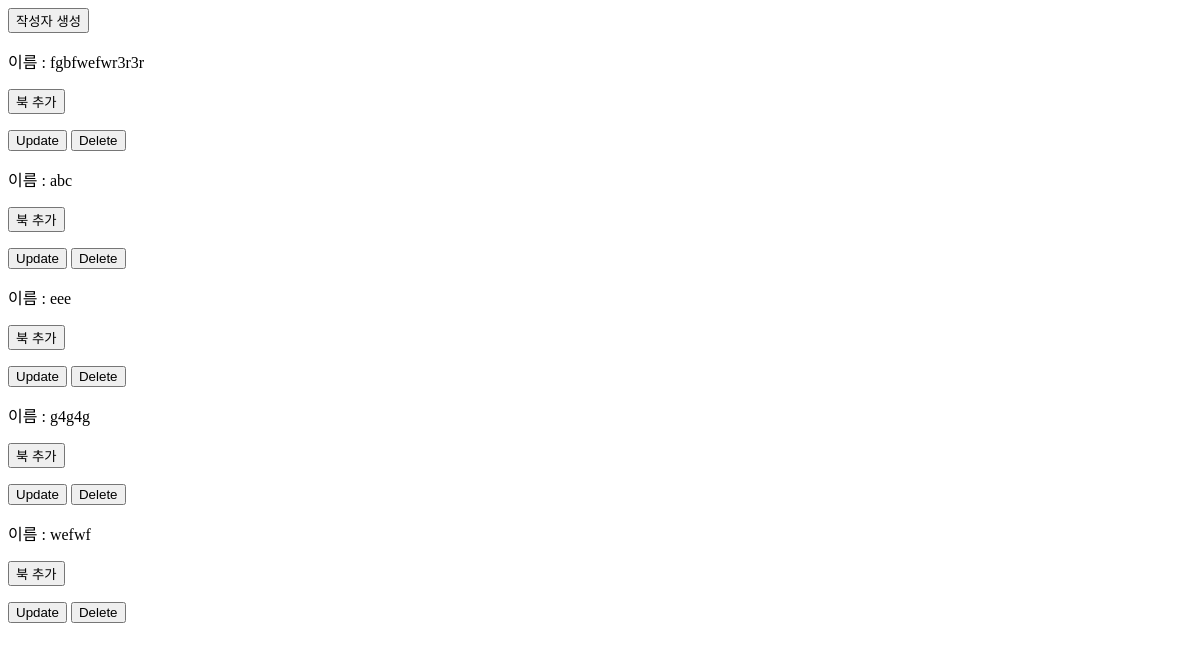
Before: / with the older database file.
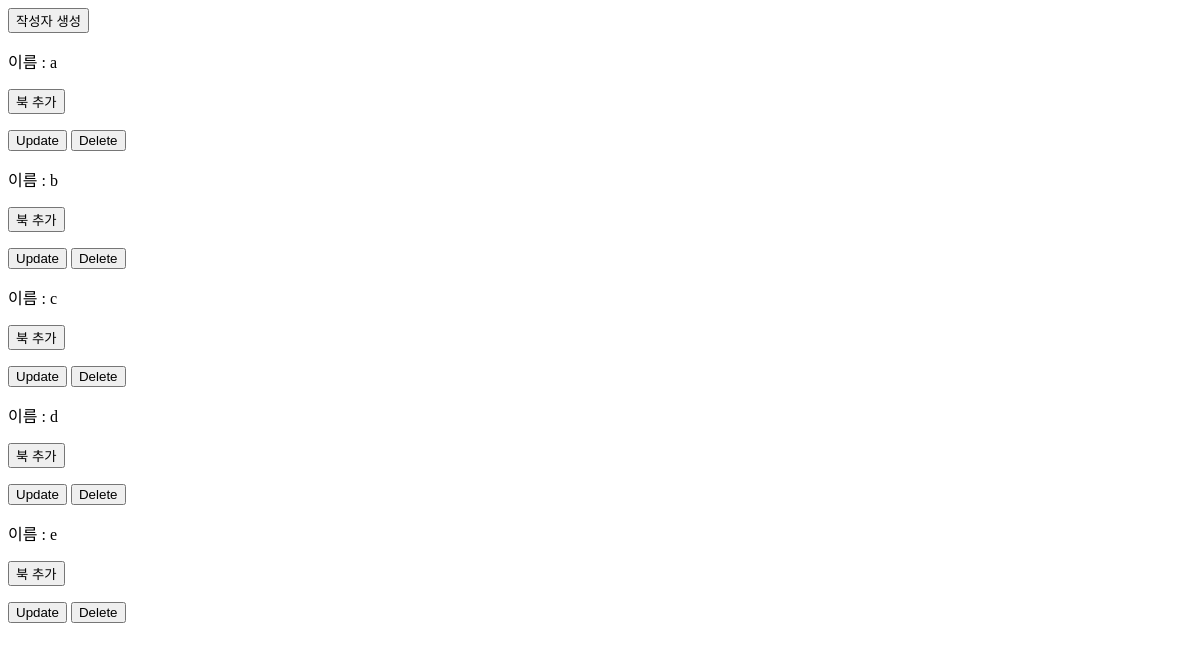
After: the same page with the newer database file.
### book/models.py (models this page shows, shortened)
class Author(models.Model):
    name = models.CharField(max_length=50)

### book/views.py (the view)
# urls.py: path('', views.author, name='author'),
def author(request):
    author = Author.objects.all()
    context = {
        "author": author,
    }
    return render(request, "author/author.html", context)

### templates/author/author.html
{% extends 'base.html' %}
{% block base %}
<div id="main">
    <button hx-get="{% url 'author_create' %}" hx-swap="beforeend" hx-target="#bookforms">작성자 생성</button>
    <div id="bookforms">
        {% for form in author %}
        {% include 'author/author_detail.html' %}
        {% endfor %}
    </div>
</div>
{% endblock %}

### templates/base.html (shortened to what this page needs)
<!DOCTYPE html>
<html lang="en">
<head>
</head>
<body>
    {% block base %}
    {% endblock %}
</body>
</html>

### templates/author/author_detail.html
<div hx-target="this" hx-swap="outerHTML">
    <p>이름 : {{ form.name }}</p>
    <p hx-target="#main" hx-swap="outerHTML">
        <button hx-get="{% url 'book' form.id %}">북 추가</button>
    </p>
    <button hx-get="{% url 'author_update' form.id %}">Update</button>
    <button hx-post="{% url 'author_delete' form.id %}">Delete</button>
</div>

Changed rows visible on the page:
removed Author: name "fgbfwefwr3r3r"
removed Author: name "abc"
removed Author: name "eee"
removed Author: name "g4g4g"
removed Author: name "wefwf"
added Author: name "a"
added Author: name "b"
added Author: name "c"
added Author: name "d"
added Author: name "e"
